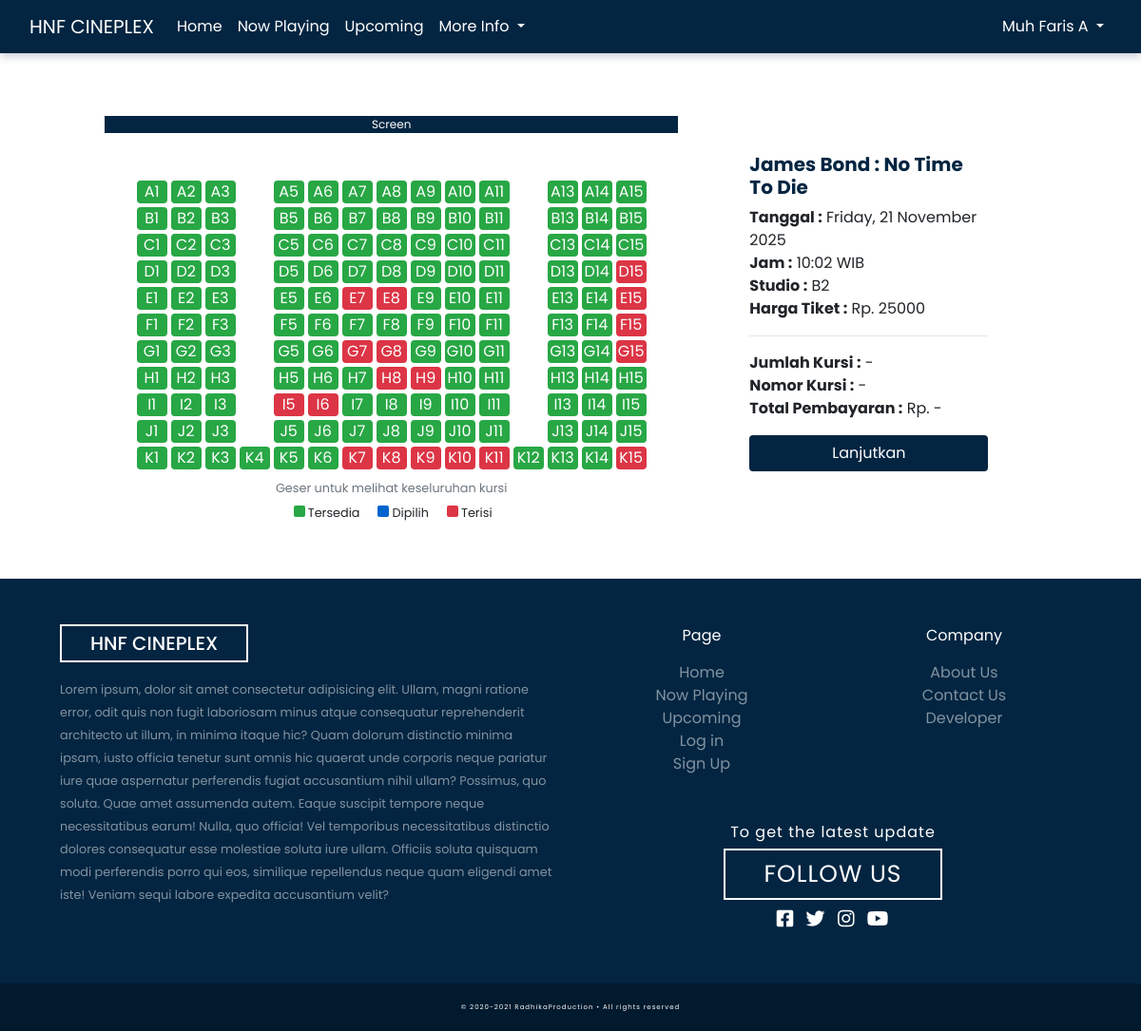
The page /page/booking.php?id=1 (signed in) on the database its author committed.
### tables this page shows
CREATE TABLE `jadwal` (
  `id` int(11) NOT NULL,
  `id_film` int(11) NOT NULL,
  `data_timestamp` int(11) NOT NULL,
  `studio` varchar(5) NOT NULL,
  `harga` int(11) NOT NULL,
  `data_status` varchar(12) NOT NULL
);

CREATE TABLE `film` (
  `id` int(11) NOT NULL,
  `judul` varchar(50) NOT NULL,
  `durasi` int(3) NOT NULL,
  `aktor` varchar(255) NOT NULL,
  `genre` varchar(10) NOT NULL,
  `kategori` varchar(12) NOT NULL,
  `bahasa` varchar(20) NOT NULL,
  `subtitle` varchar(20) NOT NULL,
  `sutradara` varchar(20) NOT NULL,
  `produksi` varchar(20) NOT NULL,
  `link_trailer` varchar(255) NOT NULL,
  `sinopsis` text NOT NULL,
  `cover` varchar(255) NOT NULL,
  `data_status` varchar(12) NOT NULL
);

### utility/function.php (called while the page is built, shortened)
<?php
$conn = mysqli_connect("localhost", "root", "", "web_bioskop");
function select($data)
{
    global $conn;
    $result = mysqli_query($conn, $data);
    $rows = [];
    while ($row = mysqli_fetch_assoc($result)) {
        $rows[] = $row;
    }
    return $rows;
}

### page/booking.php (the view, shortened to what this page needs)
<?php
     require '../utility/function.php';
     $id_jadwal = intval($_GET['id']);
     $studioChairs = array("A1","A2","A3","A4","A5","A6","A7","A8","A9","A10","A11","A12","A13","A14","A15",
                     "B1","B2","B3","B4","B5","B6","B7","B8","B9","B10","B11","B12","B13","B14","B15",
                     "C1","C2","C3","C4","C5","C6","C7","C8","C9","C10","C11","C12","C13","C14","C15",
                     "D1","D2","D3","D4","D5","D6","D7","D8","D9","D10","D11","D12","D13","D14","D15",
                     "E1","E2","E3","E4","E5","E6","E7","E8","E9","E10","E11","E12","E13","E14","E15",
                     "F1","F2","F3","F4","F5","F6","F7","F8","F9","F10","F11","F12","F13","F14","F15",
                     "G1","G2","G3","G4","G5","G6","G7","G8","G9","G10","G11","G12","G13","G14","G15",
                     "H1","H2","H3","H4","H5","H6","H7","H8","H9","H10","H11","H12","H13","H14","H15",
                     "I1","I2","I3","I4","I5","I6","I7","I8","I9","I10","I11","I12","I13","I14","I15",
                     "J1","J2","J3","J4","J5","J6","J7","J8","J9","J10","J11","J12","J13","J14","J15",
                     "K1","K2","K3","K4","K5","K6","K7","K8","K9","K10","K11","K12","K13","K14","K15");
    $studioChairsRow = ["A","B","C","D","E","F","G","H","I","J","K"];
    $exceptionStudioChairs = ["A4","B4","C4","D4","E4","F4","G4","H4","I4","J4",
                              "A12","B12","C12","D12","E12","F12","G12","H12","I12","J12"];
     $chairsBooked = select("SELECT id_kursi FROM tiket WHERE id_jadwal = $id_jadwal");
     $chairsOccupied = [];
    foreach($chairsBooked as $chairBooked){
        $chairsOccupied[]= $chairBooked['id_kursi'];
    }
    $data_jadwal = select("SELECT film.judul,film.cover,jadwal.data_timestamp,jadwal.studio,jadwal.harga
                          FROM film JOIN jadwal ON film.id=jadwal.id_film WHERE jadwal.id = $id_jadwal")[0];
 ?>
<!DOCTYPE html>
<html lang="en">
<head>
    <link rel="stylesheet" href="https://cdn.jsdelivr.net/npm/bootstrap@4.5.3/dist/css/bootstrap.min.css"
>
    <link rel="stylesheet" href="../asset/css/ui.css">
    <link href="../asset/fontawesome-free/css/all.min.css" rel="stylesheet" type="text/css">
</head>
<body>
    <header class="mb-2">
        <?php include '../components/page/navbar.php' ?>
    </header>
    <div class="main-container">
        <section class="row pt-4 pt-lg-5 mt-lg-2">
            <div class="col-lg-8 my-2">
                <div class="col-md-9 col-lg-10 screen-row p-0 mx-auto mb-5">Screen</div>
                <div class="studio-wrapper">
                    <?php foreach($studioChairsRow as $row) :?>
                    <div class="baris d-flex justify-content-center">
                        <?php foreach($studioChairs as $studioChair) :?>
                        <?php if(strpos($studioChair, $row)!== false) :?>
                            <?php if(in_array($studioChair,$exceptionStudioChairs)) :?>
                                <span class="empty"></span>
                            <?php else :?>
                                <button class="seat <?= in_array($studioChair,$chairsOccupied)? '' : 'available' ?>"
                                <?= in_array($studioChair,$chairsOccupied)? '' : 'data-id='.$studioChair ?>><?= $studioChair; ?></button>
                            <?php endif; ?>
                        <?php endif; ?>
                        <?php endforeach; ?>
                    </div>
                    <?php endforeach; ?>
                </div>
                <small class="col-12 p-0 text-center d-block mt-2 mb-1 text-muted">Geser untuk melihat keseluruhan kursi</small>
                <div class="col-12 justify-content-center d-flex">
                    <div class="mx-2">
                       <span class="square available"></span><small>Tersedia</small>
                    </div>
                    <div class="mx-2">
                       <span class="square choosen"></span><small>Dipilih</small>
                    </div>
                    <div class="mx-2">
                       <span class="square booked"></span><small>Terisi</small>
                    </div>
                </div>
            </div>
            <div class="col-lg-4 my-2 mt-4 mt-lg-2 align-self-center">
                <div class="row flex-lg-row-reverse">
                    <div class="col-sm-4 text-center">
                    </div>
                    <div class="col-sm-8 p-2 p-lg-0">
                        <ul style="list-style-type: none;">
                            <li>
                               <h5 class="font-weight-bold text-custom"><?= $data_jadwal['judul']; ?> </h5>
                            </li>
                            <li>
                                <span class="d-inline-block font-weight-bold">Tanggal :</span>
                                <?= strftime("%A, %d %B %Y", $data_jadwal['data_timestamp']) ?>
                            </li>
                            <li>
                                <span class="d-inline-block font-weight-bold">Jam :</span>
                                <?= date("H:i",$data_jadwal['data_timestamp'])  ?> WIB
                            </li>
                            <li>
                                <span class="d-inline-block font-weight-bold">Studio :</span>
                                <?= $data_jadwal['studio']?>
                            </li>
                            <li>
                                <span class="d-inline-block font-weight-bold">Harga Tiket :</span>
                                Rp. <?= $data_jadwal['harga']?>
                            </li>
                            <hr>
                            <li>
                                <span class="d-inline-block font-weight-bold">Jumlah Kursi :</span>
                                <span class="display-count-seat">-</span>
                            </li>
                            <li>
                                <span class="d-inline-block font-weight-bold">Nomor Kursi :</span>
                                <span class="display-selected-seat">-</span>
                            </li>
                            <li>
                                <span class="d-inline-block font-weight-bold">Total Pembayaran :</span>
                                Rp. <span class="display-total-payment">-</span>
                            </li>
                            <li class="mt-3">
                                <form action="checkout.php" method="POST" onsubmit="return validation()">
                                    <button type="submit" class="btn btn-custom w-100">Lanjutkan</button>
                                </form>
                            </li>
                        </ul>
                    </div>
                </div>
            </div>
        </section>
    </div>
    <?php include '../components/page/footer.php' ?>
</body>
</html>

### asset/css/ui.css (style rules this page uses)
* { padding: 0; margin: 0; -webkit-box-sizing: border-box; box-sizing: border-box; font-family: 'Poppins', sans-serif; scroll-behavior: smooth !important; }
.btn-custom { background-color: #032541; color: white; }
.text-custom { color: #032541; }
.main-container { position: relative; width: 100%; max-width: 1440px; margin: auto; padding: 50px; }

### page/booking.php (style rules this page uses)
.seat { background-color: #DC3545; color: white; outline: none !important; border: none !important; box-shadow: none!important; margin: 2px; width: 32px; border-radius: 4px; text-align: center; }
.empty { display: block; margin: 2px; width: 32px; height: 24px; border-radius: 4px; }
.square { display: inline-block; margin: 2px; width: 12px; height: 12px; border-radius: 2px; margin: auto 3px; }
.available { background-color: #28A745; }
.choosen { background-color: #0064cf; }
.booked { background-color: #DC3545; }
.studio-wrapper { overflow-x:auto; }
.screen-row { background-color: #032541; color: white; text-align: center; font-size: 12px; }
.baris { width: fit-content; margin: 0 auto; }

### rows shown on the page
jadwal: id_film.judul "James Bond : No Time To Die", data_timestamp "Friday, 21 November 2025", data_timestamp "10:02", studio "B2", harga "25000"

### other values the page prints
$_SESSION['user_login'] "Muh Faris A"
$studioChair "A1"
$studioChair "A2"
$studioChair "A3"
$studioChair "A5"
$studioChair "A6"
$studioChair "A7"
$studioChair "A8"
$studioChair "A9"
$studioChair "A10"
$studioChair "A11"
$studioChair "A13"
$studioChair "A14"
$studioChair "A15"
$studioChair "B1"
